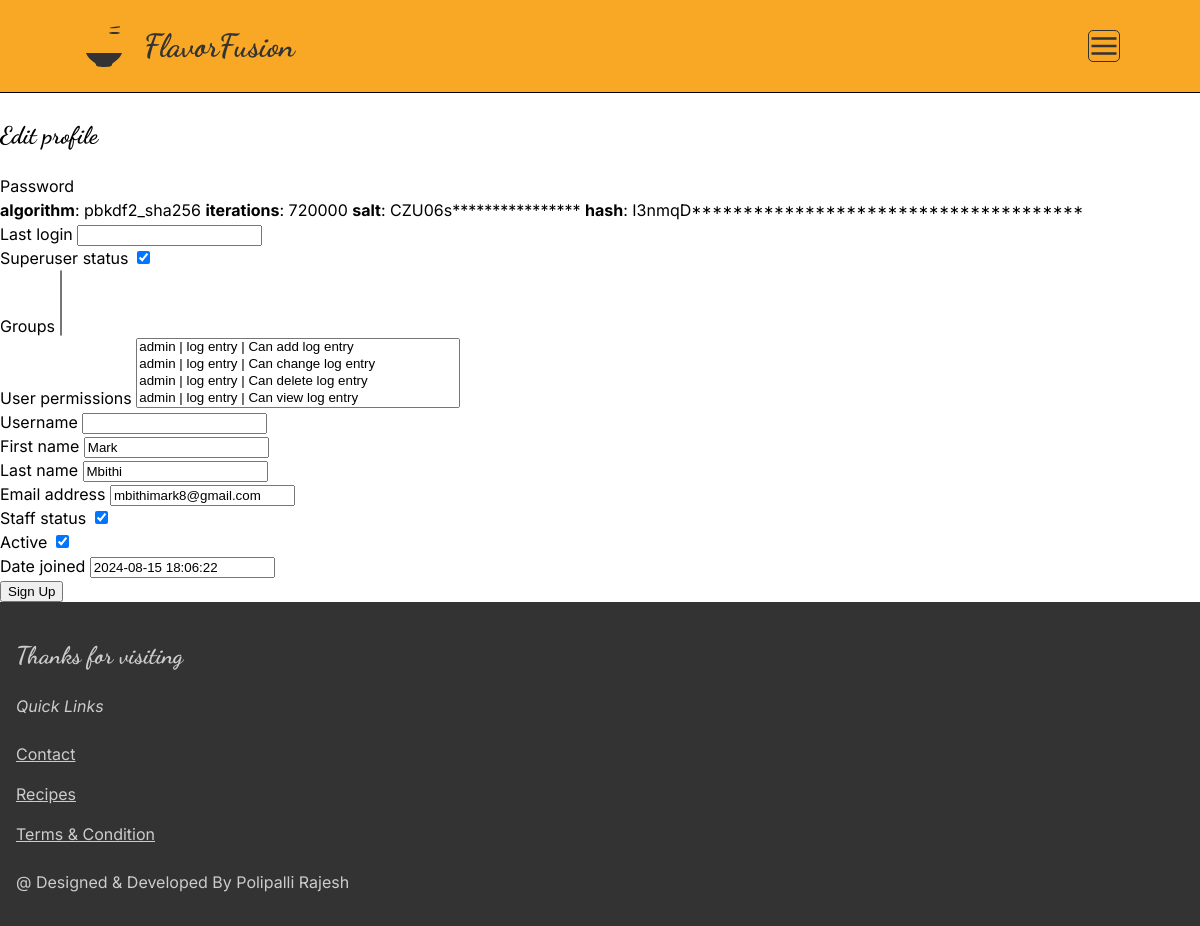
/users/profile/edit/ (signed in), run on the app's committed database.
### users/models.py (models this page shows, shortened)
class CustomUser(AbstractBaseUser, PermissionsMixin):
    email = models.EmailField(_("Email"), unique=True)
    first_name = models.CharField(_("First name"), max_length=50)
    last_name = models.CharField(_("Last name"), max_length=50)
    phone = models.CharField(_("Phone"), max_length=15, blank=True, null=True)
    address = models.CharField(_("Address"), max_length=255, blank=True, null=True)
    city = models.CharField(_("City"), max_length=50, blank=True, null=True)
    country = models.CharField(_("Country"), max_length=50, blank=True, null=True)
    profile_picture = models.ImageField(_("Profile picture"), upload_to="profile_pictures/", blank=True, null=True)
    is_staff = models.BooleanField(_("Staff status"), default=False)
    is_active = models.BooleanField(_("Active"), default=True)
    date_joined = models.DateTimeField(_("Date joined"), auto_now_add=True)
    last_login = models.DateTimeField(_("Last login"), auto_now=True)
    USERNAME_FIELD = 'email'
    REQUIRED_FIELDS = ['first_name', 'last_name', 'password']
    objects = CustomUserManager()
    class Meta:
        verbose_name = 'User'
        verbose_name_plural = 'Users'

### users/views.py (the view)
# urls.py: path('profile/edit/',edit_profile_view, name='edit_profile'),
@login_required
def edit_profile_view(request):
    user = get_user_model().objects.get(pk=request.user.pk)
    if request.method == 'POST':
        form = UserChangeForm(request.POST, request.FILES, instance=user)
        if form.is_valid():
            form.save()
            return redirect(reverse('users:profile'))
    else:
        form = UserChangeForm(instance=request.user)
    return render(request, 'users/edit_profile.html', { 'form': form })

### users/templates/users/edit_profile.html (shortened to what this page needs)
{% extends "base.html" %}{% load static %}
{% block css %}
    <link rel="stylesheet" type="text/css" href="{% static 'users/css/edit_profile.css' %}">
{% endblock css %}
{% block content %}
<section class="section">
    <h2 class="section__title">Edit profile</h2>
    <form class="form login_form" method="post" action=".">
        {% for field in form %}
        <div class="form__group">
            <label class="form__label" for="{{ field.id_for_label }}">{{ field.label }}</label>
            {{ field }}
        </div>
        {% endfor %}
       <button class="btn btn--primary" type="submit">Sign Up</button>
    </form>
</section>
{% endblock content %}

### core/static/core/css/main.css (style rules this page uses)
.section { border-radius: 10px; }

### core/static/core/css/base.css (style rules this page uses)
:root { --font-family: 'Inter', sans-serif; --font-family-secondary: 'Dancing Script', cursive; --font-size: 1rem; --font-size-mobile: 2rem; --font-weight: 400; --line-height: 1.5; --color-primary: #FF6347; --color-secondary: #F9A825; --color-background: #010101; --color-accent: #4CAF50; --color-nav: #f79381; --color-text-secondary: #333333; --color-border-accent: #CCCCCC; }
body { margin: 0; padding: 0; border: 0; }
html { font-family: var(--font-family); font-size: var(--font-size); font-weight: var(--font-weight); line-height: var(--line-height); box-sizing: border-box; }
h1, h2, h3 { font-family: var(--font-family-secondary) !important; }
*, *::before, *::after { box-sizing: inherit; }

### users/static/users/css/base.css (style rules this page uses)
:root { --font-family: 'Inter', sans-serif; --font-family-secondary: 'Dancing Script', cursive; --font-size: 1rem; --font-size-mobile: 2rem; --font-weight: 400; --line-height: 1.5; --color-primary: #FF6347; --color-secondary: #F9A825; --color-background: #F5F5F5; --color-accent: #4CAF50; --color-text: #333333; --color-border-accent: #CCCCCC; }
body { margin: 0; padding: 0; border: 0; }
html { font-family: var(--font-family); font-size: var(--font-size); font-weight: var(--font-weight); line-height: var(--line-height); box-sizing: border-box; }
h1, h2, h3 { font-family: var(--font-family-secondary) !important; }
*, *::before, *::after { box-sizing: inherit; }

### data on the page
CustomUser: form "algorithm : pbkdf2_sha256 iterations : 720000 salt : CZU06s**************** hash : I3nmqD**************************************" "☑" "Mark" "Mbithi" "mbithimark8@gmail.com" "☑" "☑" "2024-08-15 18:06:22"

### other printed values
{{ field.label }} "Password" "Last login" "Superuser status" "Groups" "User permissions" "Username" "First name" "Last name" "Email address" "Staff status" "Active" "Date joined"
